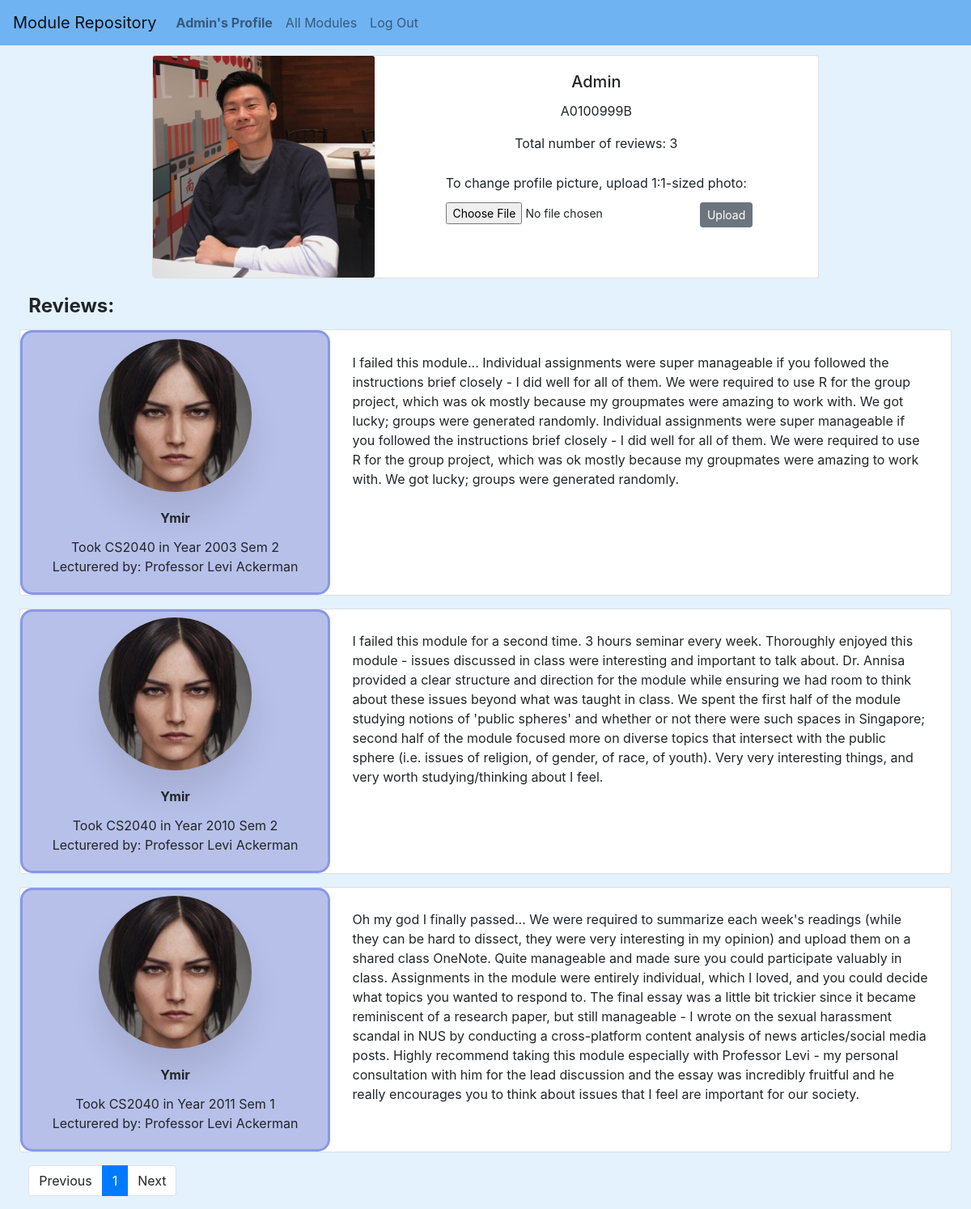
Screenshot of /profile/Ymir (signed in) with the database file from the repository.
### network/models.py (models this page shows, shortened)
class User(AbstractUser):
    identification = models.CharField(max_length=9, null=True, blank=True)
    photo = models.ImageField(upload_to="images/", default="images/default_image.png")

class Review(models.Model):
    module_code = models.CharField(max_length=30, null=True, blank=True)
    user = models.ForeignKey(User, on_delete=models.CASCADE)
    year = models.IntegerField(blank=True, null=True)
    semester = models.IntegerField(choices=(("1",1),("2",2)), default=1)
    professor = models.CharField(max_length=500, null=True, blank=True)
    review = models.TextField(max_length=5000, null=True, blank=True)

### network/views.py (the view)
# urls.py: path("profile/<str:username>", views.profile, name="profile"),
@login_required
def profile(request, username):
    user = User.objects.get(username=username)
    reviews = Review.objects.all().filter(user=user).order_by('year')
    count = reviews.count()
    paginator = Paginator(reviews, 5)
    if request.GET.get("page") != None:
        try:
            reviews = paginator.page(request.GET.get("page"))
        except:
            reviews = paginator.page(1)
    else:
        reviews = paginator.page(1)
    return render(request, "network/profile.html", {
        "reviews": reviews,
        "total_pages": range(paginator.num_pages),
        "count": count,
    })

### network/templates/network/profile.html (shortened to what this page needs)
{% extends "network/layout.html" %}
{% load static %}
{% block body %}
<div class="create_form">
    <div class="card mb-3 text-center mx-auto" style="max-width: 70%;">
        <div class="row no-gutters">
          <div class="col-md-4">
                <img src="{{ user.photo.url }}"  class="card-img profile_img" />
          </div>
          <div class="col-md-8">
            <div class="card-body">
                <h5 class="card-title" id="username">{{ user.username }}</h5>
                <p class="card-text"> {{ user.identification }}</p>
                <p class="card-text"> Total number of reviews: {{ count }}</p>
            </div>
            <form method="post" enctype="multipart/form-data" id="upload_pic" class="create_form">
                <label for="formFileSm" class="form-label">To change profile picture, upload 1:1-sized photo:</label><br>
                <input class="form-control-sm" id="formFileSm" type="file" />
                <input class="btn btn-secondary btn-sm" type="submit" value="Upload">
            </form>
          </div>
        </div>
      </div>
      <div class="reviews">
        <div class="code">Reviews:</div>
        {% for review in reviews %}
        <div class="card mb-3 mx-auto text-center" style="max-width: 100%;">
            <div class="row no-gutters">
                <div class="col-md-4 profile_summary">
                    <img src="{{ review.user.photo.url }}" class="profile_img_show" style="max-width: 50%;" class="card-img" />
                    <div class="card-body">
                        <div class="center">
                            <div class="card-title"> <strong> {{ review.user.username }} </strong> </div>
                            <div class="card-text"> Took {{ review.module_code }} in Year {{ review.year }} Sem {{ review.semester }} </div>
                            <div class="card-text"> Lecturered by: {{ review.professor }} </div>
                        </div>
                    </div>
                </div>
                <div class="col-md-8">
                    <div class="card-body">
                        <div class="edit_review" id="{{review.id}}">
                            <div class="text"> {{ review.review }} </div>
                        </div>
                    </div>
                </div>
            </div>
          </div>
        {% endfor %}
        <nav aria-label="">
            <ul class="pagination">
                {% if reviews.has_previous %}
                <li class="page-item">
                    <a class="page-link" href="?page={{ reviews.previous_page_number }}">Previous</a>
                </li>
                {% else %}
                <li class="page-item inactive">
                    <a class="page-link">Previous</a>
                </li>
                {% endif %}
                {% for page_number in total_pages %}
                    {% if reviews.number == forloop.counter %}
                        <li class="page-item active"> <a class="page-link" href="?page={{ forloop.counter }}"> {{ forloop.counter }}</a> </li>
                    {% else %}
                        <li class="page-item"> <a class="page-link" href="?page={{ forloop.counter }}"> {{ forloop.counter }}</a> </li>
                    {% endif %}
                {% endfor %}
                {% if reviews.has_next %}
                <li class="page-item">
                    <a class="page-link" href="?page={{ reviews.next_page_number }}">Next</a>
                </li>
                {% else %}
                <li class="page-item inactive">
                    <a class="page-link">Next</a>
                </li>
                {% endif %}
            </ul>
        </nav>
    </div>
</div>
{% endblock %}

### network/templates/network/layout.html (shortened to what this page needs)
{% load static %}
<!DOCTYPE html>
<html lang="en">
    <head>
        <link rel="stylesheet"
            href="https://stackpath.bootstrapcdn.com/bootstrap/4.4.1/css/bootstrap.min.css"
        >
        <link href="{% static 'network/styles.css' %}" rel="stylesheet">
    </head>
    <body id="body">
        <nav class="navbar navbar-expand-lg navbar-light" style="background-color: #6fb3f3;" >
            <a class="navbar-brand">Module Repository</a>
            <div>
              <ul class="navbar-nav mr-auto">
                {% if user.is_authenticated %}
                    <li class="nav-item">
                        <a class="nav-link" href="/profile/{{user.username}}"><strong> {{ user.username }}'s Profile</strong></a>
                    </li>
                    <li class="nav-item">
                        <a class="nav-link" href="{% url 'index' %}">All Modules</a>
                    </li>
                    <li class="nav-item">
                        <a class="nav-link" href="{% url 'logout' %}">Log Out</a>
                    </li>
                {% endif %}
              </ul>
            </div>
          </nav>
        <div class="body">
            {% block body %}
            {% endblock %}
        </div>
    </body>
</html>

### network/static/network/styles.css (style rules this page uses)
#body { background-color: #e3f2fd; }
.center { text-align: center; }
.create_form { margin: 1%; }
.profile_summary { border-radius: 15px; border-style: solid; border-width: medium; border-color: rgb(135, 153, 231); background-color: rgb(183, 192, 233); }
.profile_img_show { margin-top: 2%; border-radius: 50%; box-shadow: 0 30px 40px rgba(0,0,0,.1); }
.code { font-weight: bold; font-size: x-large; }
.reviews { margin: 1%; }
.reviews > * { margin: 1%; }
.edit_review > .text { margin: 1%; }
.text { text-align: left; }

### rows the page displays
User: username "Admin", photo (placeholder picture), identification "A0100999B"
Review: user.photo (picture), user.username "Ymir", module_code "CS2040", year "2003", semester "2", professor "Professor Levi Ackerman", review "I failed this module... Individual assignments were super manageable if you followed the instructions brief closely - I did well for all of them. We were required to use R for the group project, which was ok mostly because my groupmates were amazing to work with. We got lucky; groups were generated randomly. Individual assignments were super manageable if you followed the instructions brief closely - I did well for all of them. We were required to use R for the group project, which was ok mostly because my groupmates were amazing to work with. We got lucky; groups were generated randomly."
Review: user.photo (picture), user.username "Ymir", module_code "CS2040", year "2010", semester "2", professor "Professor Levi Ackerman", review "I failed this module for a second time. 3 hours seminar every week. Thoroughly enjoyed this module - issues discussed in class were interesting and important to talk about. Dr. Annisa provided a clear structure and direction for the module while ensuring we had room to think about these issues beyond what was taught in class. We spent the first half of the module studying notions of 'public spheres' and whether or not there were such spaces in Singapore; second half of the module focused more on diverse topics that intersect with the public sphere (i.e. issues of religion, of gender, of race, of youth). Very very interesting things, and very worth studying/thinking about I feel."
Review: user.photo (picture), user.username "Ymir", module_code "CS2040", year "2011", semester "1", professor "Professor Levi Ackerman", review "Oh my god I finally passed... We were required to summarize each week's readings (while they can be hard to dissect, they were very interesting in my opinion) and upload them on a shared class OneNote. Quite manageable and made sure you could participate valuably in class. Assignments in the module were entirely individual, which I loved, and you could decide what topics you wanted to respond to. The final essay was a little bit trickier since it became reminiscent of a research paper, but still manageable - I wrote on the sexual harassment scandal in NUS by conducting a cross-platform content analysis of news articles/social media posts. Highly recommend taking this module especially with…"

### other values shown
{{ count }} "3"
